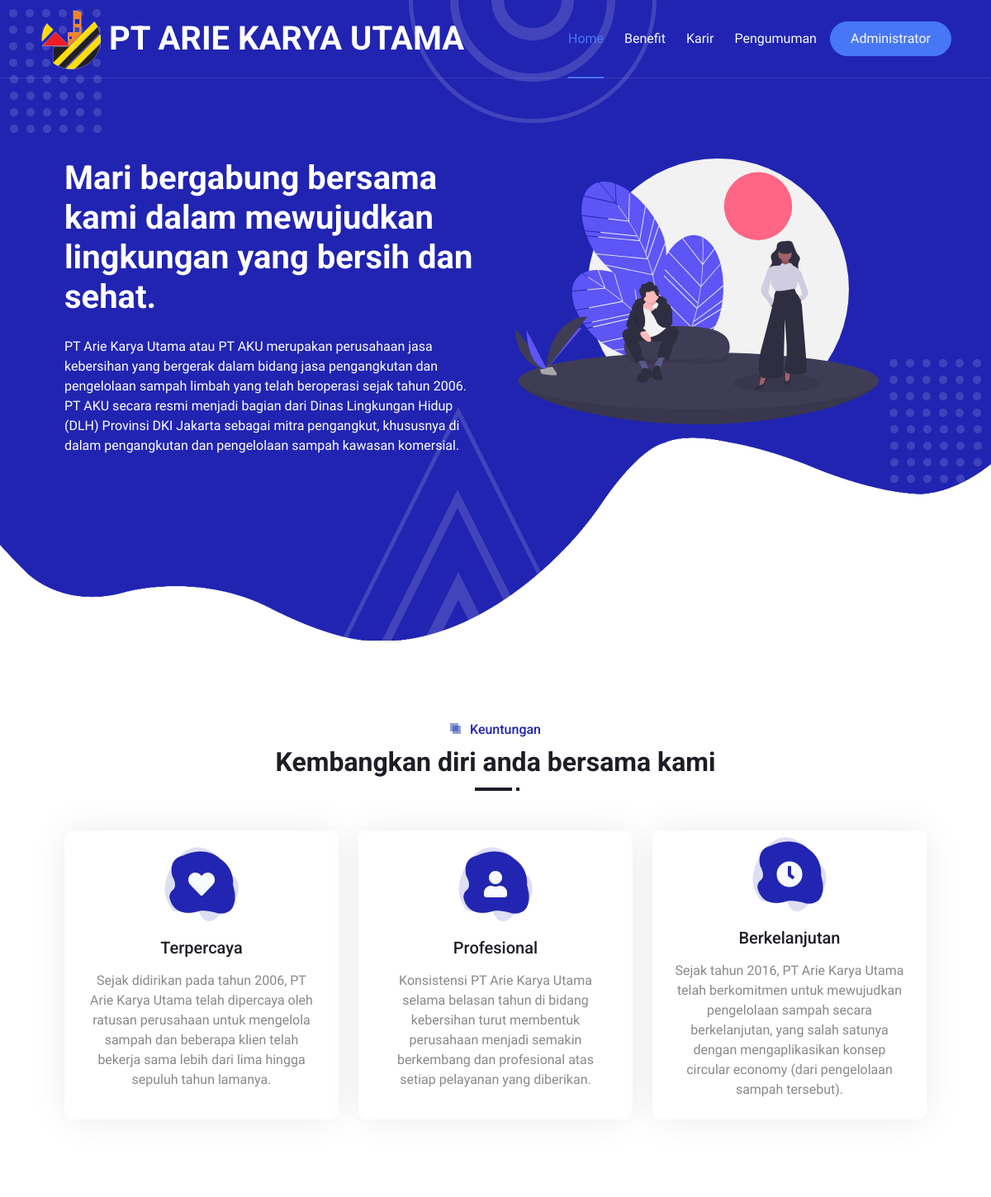
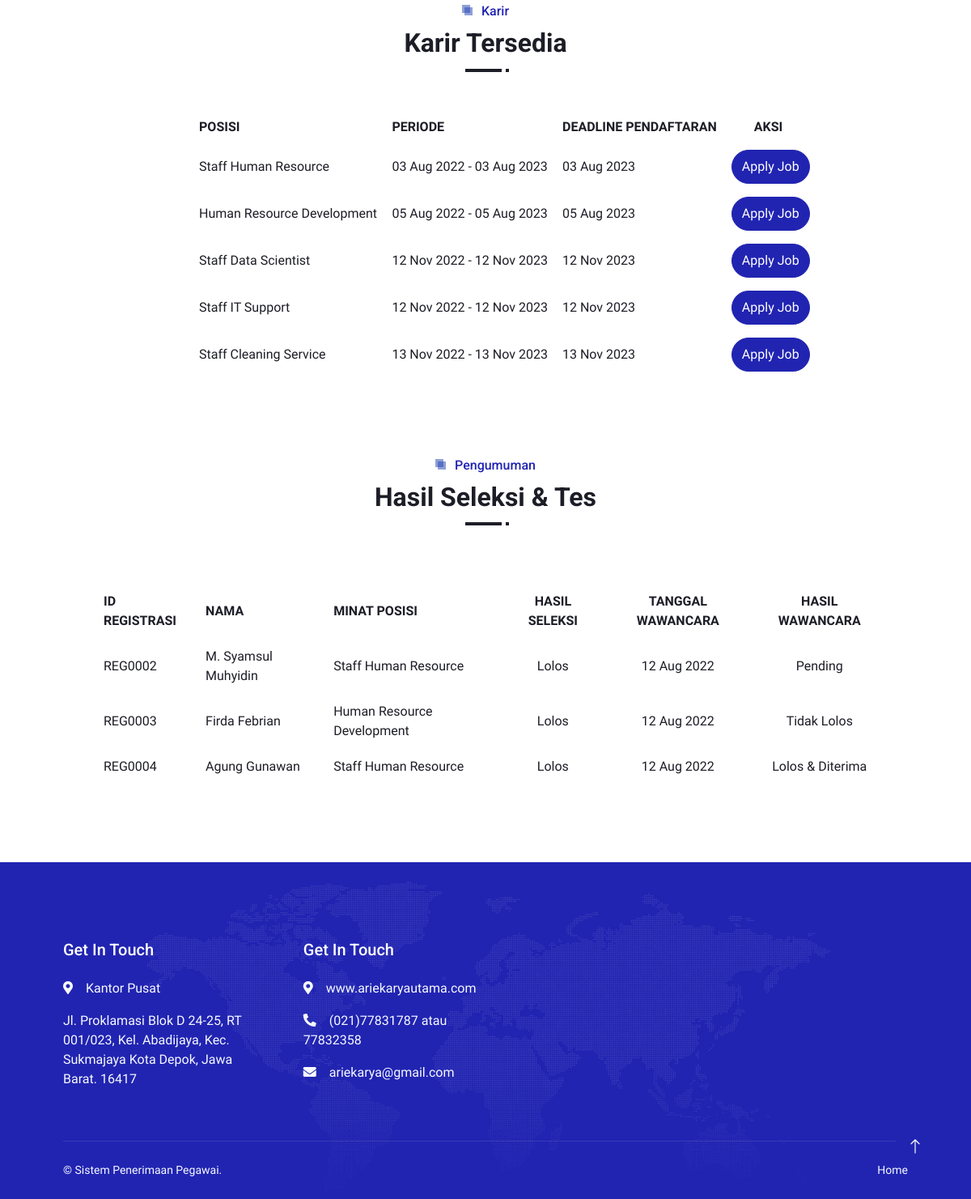
The page / on the database its author committed (2 pictures, top to bottom).
### tables this page shows
CREATE TABLE `job` (
  `idjob` varchar(50) NOT NULL,
  `jobname` varchar(30) NOT NULL,
  `jobqualification` text NOT NULL,
  `jobdesc` text NOT NULL,
  `jobstart` date NOT NULL,
  `jobend` date NOT NULL,
  `registerend` date NOT NULL,
  `jobadded` timestamp NOT NULL DEFAULT current_timestamp(),
  `jobloc` text NOT NULL,
  `workingtype` varchar(25) NOT NULL
);

CREATE TABLE `pendaftar` (
  `idreg` varchar(50) NOT NULL,
  `idjob` varchar(50) NOT NULL,
  `name` varchar(55) NOT NULL,
  `gender` varchar(20) NOT NULL,
  `tgl_lahir` date NOT NULL,
  `alamat` text NOT NULL,
  `email` varchar(50) NOT NULL,
  `telp` varchar(20) NOT NULL,
  `pend_terakhir` varchar(50) NOT NULL,
  `url_linkedin` text NOT NULL,
  `url_cv` text NOT NULL,
  `ijazah` varchar(250) NOT NULL,
  `sertifikat` varchar(250) NOT NULL,
  `sim` varchar(250) NOT NULL,
  `status_seleksi` varchar(50) NOT NULL,
  `tgl_wcr` date NOT NULL,
  `status_wcr` varchar(50) NOT NULL,
  `date` timestamp NOT NULL DEFAULT current_timestamp()
);

### index.php (the view, shortened to what this page needs)
<?php
include 'koneksi.php';
$date_now = date("Y-m-d");
$getdata = mysqli_query($koneksi,"SELECT * FROM job WHERE registerend>'$date_now'");
$jumlahdata = mysqli_num_rows($getdata);
?>
<!DOCTYPE html>
<html lang="en">
<head>
    <link href="https://cdnjs.cloudflare.com/ajax/libs/font-awesome/5.10.0/css/all.min.css" rel="stylesheet">
    <link href="https://cdn.jsdelivr.net/npm/bootstrap-icons@1.4.1/font/bootstrap-icons.css" rel="stylesheet">
    <link href="lib/animate/animate.min.css" rel="stylesheet">
    <link href="lib/owlcarousel/assets/owl.carousel.min.css" rel="stylesheet">
    <link href="lib/lightbox/css/lightbox.min.css" rel="stylesheet">
    <link href="css/bootstrap.min.css" rel="stylesheet">
    <link href="css/style.css" rel="stylesheet">
</head>
<body>
    <div class="container-xxl bg-white p-0">
        <div class="container-xxl position-relative p-0">
            <nav class="navbar navbar-expand-lg navbar-light px-4 px-lg-5 py-3 py-lg-0">
                <a href="index.php"><img src="img/new/logo aku-nobg-notext.png"/>&nbsp;&nbsp;</a>
                <a href="" class="navbar-brand p-0">
                    <h1 class="m-0"> PT ARIE KARYA UTAMA<span class="fs-5"></span></h1>
                </a>
                <div class="collapse navbar-collapse" id="navbarCollapse">
                    <div class="navbar-nav ms-auto py-0">
                        <a href="index.php" class="nav-item nav-link active">Home</a>
                        <a href="benefit.php" class="nav-item nav-link">Benefit</a>
                        <a href="karir.php" class="nav-item nav-link">Karir</a>
                        <a href="pengumuman.php" class="nav-item nav-link">Pengumuman</a>
                    </div>
                    <a href="login.php" target="_blank" class="btn btn-secondary text-light rounded-pill py-2 px-4 ms-3">Administrator</a>
                </div>
            </nav>
            <div class="container-xxl py-5 bg-primary hero-header mb-5">
                <div class="container my-5 py-5 px-lg-5">
                    <div class="row g-5 py-5">
                        <div class="col-lg-6 text-center text-lg-start">
                            <h1 class="text-white mb-4 animated zoomIn">Mari bergabung bersama kami dalam mewujudkan lingkungan yang bersih dan sehat.</h1>
                            <p class="text-white pb-3 animated zoomIn">PT Arie Karya Utama atau PT AKU merupakan perusahaan jasa kebersihan yang bergerak dalam bidang jasa pengangkutan dan pengelolaan sampah limbah yang telah beroperasi sejak tahun 2006. PT AKU secara resmi menjadi bagian dari Dinas Lingkungan Hidup (DLH) Provinsi DKI Jakarta sebagai mitra pengangkut, khususnya di dalam pengangkutan dan pengelolaan sampah kawasan komersial.</p>
                        </div>
                        <div class="col-lg-6 text-center text-lg-start">
                            <img class="img-fluid" src="img/new/team_work.svg" width="440px" alt="">
                        </div>
                    </div>
                </div>
            </div>
        </div>
        <div class="container-xxl py-5">
            <div class="container px-lg-5">
                <div class="section-title position-relative text-center mb-5 pb-2 wow fadeInUp" data-wow-delay="0.1s">
                    <h6 class="position-relative d-inline text-primary ps-4">Keuntungan</h6>
                    <h2 class="mt-2">Kembangkan diri anda bersama kami</h2>
                </div>
                <div class="row g-4">
                    <div class="col-lg-4 col-md-6 wow zoomIn" data-wow-delay="0.1s">
                        <div class="service-item d-flex flex-column justify-content-center text-center rounded">
                            <div class="service-icon flex-shrink-0">
                                <i class="fa fa-heart fa-2x"></i>
                            </div>
                            <h5 class="mb-3">Terpercaya</h5>
                            <p>Sejak didirikan pada tahun 2006, PT Arie Karya Utama telah dipercaya oleh ratusan perusahaan untuk mengelola sampah dan beberapa klien telah bekerja sama lebih dari lima hingga sepuluh tahun lamanya.</p>
                        </div>
                    </div>
                    <div class="col-lg-4 col-md-6 wow zoomIn" data-wow-delay="0.3s">
                        <div class="service-item d-flex flex-column justify-content-center text-center rounded">
                            <div class="service-icon flex-shrink-0">
                                <i class="fa fa-user fa-2x"></i>
                            </div>
                            <h5 class="mb-3">Profesional</h5>
                            <p>Konsistensi PT Arie Karya Utama selama belasan tahun di bidang kebersihan turut membentuk perusahaan menjadi semakin berkembang dan profesional atas setiap pelayanan yang diberikan. </p>
                        </div>
                    </div>
                    <div class="col-lg-4 col-md-6 wow zoomIn" data-wow-delay="0.6s">
                        <div class="service-item d-flex flex-column justify-content-center text-center rounded">
                            <div class="service-icon flex-shrink-0">
                                <i class="fa fa-clock fa-2x"></i>
                            </div>
                            <h5 class="mb-3">Berkelanjutan</h5>
                            <p>Sejak tahun 2016, PT Arie Karya Utama telah berkomitmen untuk mewujudkan pengelolaan sampah secara berkelanjutan, yang salah satunya dengan mengaplikasikan konsep circular economy (dari pengelolaan sampah tersebut).</p>
                        </div>
                    </div>
                </div>
            </div>
        </div>
        <div class="container-xxl py-5">
            <div class="container px-lg-5">
                <div class="section-title position-relative text-center mb-5 pb-2 wow fadeInUp" data-wow-delay="0.1s">
                    <h6 class="position-relative d-inline text-primary ps-4">Karir</h6>
                    <h2 class="mt-2">Karir Tersedia</h2>
                </div>
                <div class="row g-5" style="margin-left: 160px;">
                <?php IF($jumlahdata>0){ ?>
                    <table style="width: 85%" class="mb-0 text-dark" cellpadding="8">
                                    <thead>
                                    <tr>
                                        <th>POSISI</th>
                                        <th>PERIODE</th>
                                        <th>DEADLINE PENDAFTARAN</th>
                                        <th>&nbsp;&nbsp;&nbsp;&nbsp;&nbsp;&nbsp;&nbsp;AKSI</th>
                                    </tr>
                                    </thead>
                                    <tbody>
                                    <?php
                                        while($data=mysqli_fetch_array($getdata)){
                                            $idjob = $data['idjob'];
                                            $namajob = $data['jobname'];
                                            $mulai = date_format(date_create($data['jobstart']),"d M Y");
                                            $selesai = date_format(date_create($data['jobend']),"d M Y");
                                                $periode = $mulai." - ".$selesai;
                                            $deadline = date_format(date_create($data['registerend']),"d M Y");
                                    ?>
                                    <tr>
                                        <td><?=$namajob;?></td>
                                        <td><?=$periode;?></td>
                                        <td><?=$deadline;?></td>
                                        <td><a href="apply.php?id=<?=$idjob;?>" class="btn btn-primary rounded-pill py-2">Apply Job</a></td>
                                    </tr>
                                    <?php
                                        };
                                    ?>
                                    </tbody>
                    </table>
                <?php } else{} ?>
                </div>
            </div>
        </div>
        <div class="container-xxl py-5">
            <div class="container px-lg-5">
                <div class="section-title position-relative text-center mb-5 pb-2 wow fadeInUp" data-wow-delay="0.1s">
                    <h6 class="position-relative d-inline text-primary ps-4">Pengumuman</h6>
                    <h2 class="mt-2">Hasil Seleksi & Tes</h2>
                </div>
                <br>
                <div class="row g-5" style="margin-left: 40px;">
                    <table style="width: 95%" class="mb-0 text-dark" cellpadding="10">
                                    <thead>
                                    <tr>
                                        <th>ID REGISTRASI</th>
                                        <th>NAMA</th>
                                        <th>MINAT POSISI</th>
                                        <th class="text-center">HASIL SELEKSI</th>
                                        <th class="text-center">TANGGAL WAWANCARA</th>
                                        <th class="text-center">HASIL WAWANCARA</th>
                                    </tr>
                                    </thead>
                                    <tbody>
                    <?php
                    $queryInner = mysqli_query($koneksi,"SELECT * FROM pendaftar INNER JOIN job ON pendaftar.idjob = job.idjob ORDER BY idreg ");
                    while($data=mysqli_fetch_array($queryInner)){
                        $idreg = $data['idreg'];
                        $name = $data['name'];
                        $status_seleksi = $data['status_seleksi'];
                        $status_wcr = $data['status_wcr'];
                        $tgl_wcr_change = date_format(date_create($data['tgl_wcr']),"d M Y");
                        $jobname = $data['jobname'];
                    ?>
                                    <?php IF($status_seleksi=='Lolos'){ ?>
                                    <tr>
                                        <td><?=$idreg;?></td>
                                        <td><?=$name;?></td>
                                        <td><?=$jobname;?></td>
                                        <td class="text-center"><?=$status_seleksi;?></td>
                                        <td class="text-center"><?=$tgl_wcr_change;?></td>
                                        <td class="text-center"><?=$status_wcr;?></td>
                                    </tr>
                                    <?php } else{} ?>
                    <?php };  ?>
                                    </tbody>
                    </table>
                </div>
            </div>
        </div>
        <div class="container-fluid bg-primary text-light footer mt-5 pt-5 wow fadeIn" data-wow-delay="0.1s">
            <div class="container py-5 px-lg-5">
                <div class="row g-5">
                    <div class="col-md-6 col-lg-3">
                        <h5 class="text-white mb-4">Get In Touch</h5>
                        <p><i class="fa fa-map-marker-alt me-3"></i>Kantor Pusat</p>
                        <p>
                        Jl. Proklamasi Blok D 24-25, RT 001/023, Kel. Abadijaya,
                        Kec. Sukmajaya Kota Depok, Jawa Barat. 16417</p>
                    </div>
                    <div class="col-md-8 col-lg-3">
                        <h5 class="text-white mb-4">Get In Touch</h5>
                        <p><i class="fa fa-map-marker-alt me-3"></i>www.ariekaryautama.com</p>
                        <p><i class="fa fa-phone-alt me-3"></i>(021)77831787 atau 77832358</p>
                        <p><i class="fa fa-envelope me-3"></i>ariekarya@gmail.com</p>
                    </div>
                </div>
            </div>
            <div class="container px-lg-5">
                <div class="copyright">
                    <div class="row">
                        <div class="col-md-6 text-center text-md-start mb-3 mb-md-0">
                            &copy; Sistem Penerimaan Pegawai.
                        </div>
                        <div class="col-md-6 text-center text-md-end">
                            <div class="footer-menu">
                                <a href="#">Home</a>
                            </div>
                        </div>
                    </div>
                </div>
            </div>
        </div>
        <a href="#" class="btn btn-lg btn-primary btn-lg-square back-to-top pt-2"><i class="bi bi-arrow-up"></i></a>
    </div>
</body>
</html>

### rows shown on the page
job: jobname "Staff Human Resource", periode "03 Aug 2022 - 03 Aug 2023", registerend "03 Aug 2023"
job: jobname "Human Resource Development", periode "05 Aug 2022 - 05 Aug 2023", registerend "05 Aug 2023"
job: jobname "Staff Data Scientist", periode "12 Nov 2022 - 12 Nov 2023", registerend "12 Nov 2023"
job: jobname "Staff IT Support", periode "12 Nov 2022 - 12 Nov 2023", registerend "12 Nov 2023"
job: jobname "Staff Cleaning Service", periode "13 Nov 2022 - 13 Nov 2023", registerend "13 Nov 2023"
pendaftar: idreg "REG0002", name "M. Syamsul Muhyidin", idjob.jobname "Staff Human Resource", status_seleksi "Lolos", tgl_wcr "12 Aug 2022", status_wcr "Pending"
pendaftar: idreg "REG0003", name "Firda Febrian", idjob.jobname "Human Resource Development", status_seleksi "Lolos", tgl_wcr "12 Aug 2022", status_wcr "Tidak Lolos"
pendaftar: idreg "REG0004", name "Agung Gunawan", idjob.jobname "Staff Human Resource", status_seleksi "Lolos", tgl_wcr "12 Aug 2022", status_wcr "Lolos & Diterima"
